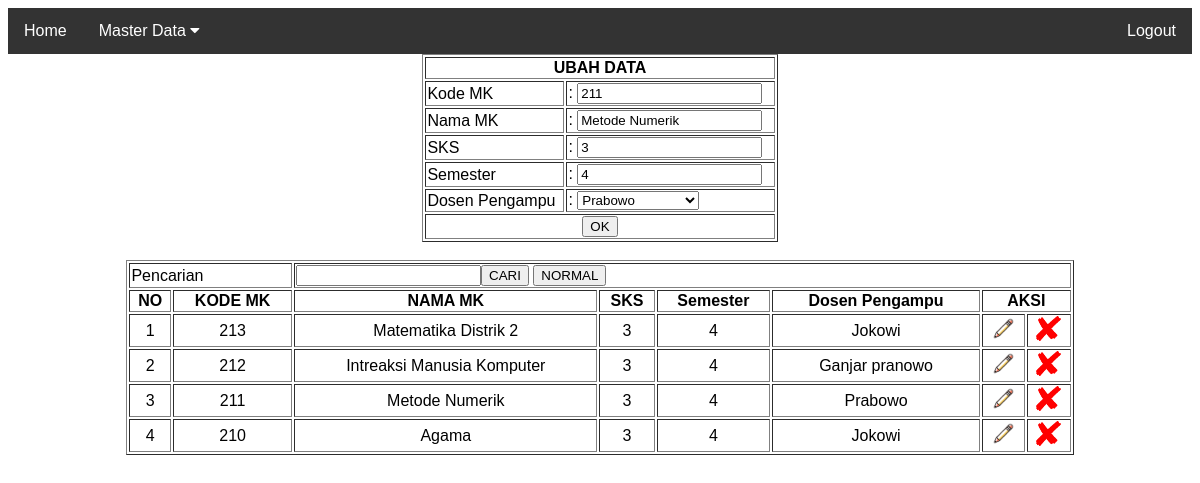
Page /index.php?menu=m_mata_kuliah&id=2 (signed in) on the committed database.
### tables this page shows
CREATE TABLE `m_matakuliah` (
  `id` int(11) NOT NULL,
  `kode_mk` varchar(10) NOT NULL,
  `nama_mk` varchar(100) NOT NULL,
  `sks` int(3) NOT NULL,
  `smt` int(3) NOT NULL,
  `id_dosen` varchar(100) NOT NULL
);

CREATE TABLE `m_dosen` (
  `id` int(11) NOT NULL,
  `id_dosen` varchar(20) NOT NULL,
  `nama_dosen` varchar(100) NOT NULL
);

### matakuliah.php (the view, shortened to what this page needs)
<?php
include "koneksidb.php";
$form_action = "index.php?menu=m_mata_kuliah";
$form_title = "TAMBAH DATA";
$kode_mk = "";
$nama_mk = "";
$sks = "";
$sem = "";
$id_dosen        = "";
$is_update = false;
if (isset($_GET['id'])) {
    $b = mysqli_query($conn, "SELECT * FROM m_matakuliah WHERE id=" . $_GET['id']);
    $c = mysqli_fetch_assoc($b);
    $kode_mk = $c['kode_mk'];
    $nama_mk = $c['nama_mk'];
    $sks = $c['sks'];
    $sem = $c['smt'];
    $id_dosen = $c['id_dosen'];
    $is_update = true;
    $form_action = "index.php?menu=m_mata_kuliah&id=" . $_GET['id'];
    $form_title = "UBAH DATA";
}
$dosen_options = "";
$dosen_query = mysqli_query($conn, "SELECT id_dosen, nama_dosen FROM m_dosen");
while ($dosen = mysqli_fetch_assoc($dosen_query)) {
    $selected = ($dosen['id_dosen'] == $id_dosen) ? "selected" : "";
    $dosen_options .= "<option value='{$dosen['id_dosen']}' $selected>{$dosen['nama_dosen']}</option>";
}
echo "<table border='1' width='30%' align='center'>";
echo "<form method='POST' action='$form_action'>";
echo "<tr><th colspan='2'>$form_title</th></tr>";
echo "<tr><td>Kode MK</td><td>: <input type='text' name='kode_mk' value='$kode_mk' required></td></tr>";
echo "<tr><td>Nama MK</td><td>: <input type='text' name='nama_mk' value='$nama_mk' required></td></tr>";
echo "<tr><td>SKS</td><td>: <input type='number' name='sks' value='$sks' required></td></tr>";
echo "<tr><td>Semester</td><td>: <input type='number' name='smt' value='$sem' required></td></tr>";
echo "<tr><td>Dosen Pengampu</td><td>: <select name='id_dosen' required>$dosen_options</select></td></tr>";
echo "<tr><th colspan='2'><input type='submit' value='OK' name='" . ($is_update ? "tombol_ubah" : "tombol_tambah") . "'></th></tr>";
echo "</form>";
echo "</table>";
$keyword = '';
if (isset($_POST['search'])) {
    $keyword = $_POST['keyword'];
    $keyword = mysqli_real_escape_string($conn, $keyword);
    $query = "SELECT * FROM m_matakuliah
        WHERE kode_mk LIKE '%$keyword%' OR nama_mk LIKE '%$keyword%'
        ORDER BY id DESC";
} else {
    $query = "SELECT * FROM m_matakuliah
        ORDER BY id DESC";
}
$a = mysqli_query($conn, $query);
$no = 0;
echo "<br>";
echo "<table border='1' width='80%' align='center'>";
echo "<form method='POST' action=''>";
echo "<tr ><td colspan=2>Pencarian</td><td colspan=8><input type=text name=keyword value='$keyword'><input type='submit' name='search' value='CARI'> <input type='submit' value='NORMAL'></td></tr>";
echo "<tr ><th> NO </th><th> KODE MK </th><th> NAMA MK </th><th> SKS </th><th> Semester </th><th> Dosen Pengampu </th><th colspan=2>AKSI</th></tr>";
echo "</form>";
while ($b = mysqli_fetch_array($a)) {
    $no = $no + 1;
    $dosen = mysqli_fetch_assoc(mysqli_query($conn, "SELECT nama_dosen FROM m_dosen WHERE id_dosen='{$b['id_dosen']}'"))['nama_dosen'];
    echo "<tr align='center'><td> $no </td> <td> $b[kode_mk] </td> <td> $b[nama_mk] </td> <td>$b[sks]</td><td>$b[smt]</td><td>$dosen</td>";
    echo "<td><a href='index.php?menu=m_mata_kuliah&id=$b[id]'><img src='ubah.png' style='width:25px;height:25px;'></a></td>";
    echo "<td><a href='index.php?menu=m_mata_kuliah&delete_id=$b[id]'><img src='pngwing.com.png' style='width:25px;height:25px;'></a></td></tr>";
}
echo "</table>";
?>

### index.php (style rules this page uses)
body { font-family: Arial, Helvetica, sans-serif; }

### rows in the picture
m_matakuliah: kode_mk "211", nama_mk "Metode Numerik", sks "3", smt "4", id_dosen.nama_dosen "Prabowo"
m_matakuliah: kode_mk "213", nama_mk "Matematika Distrik 2", sks "3", smt "4", id_dosen.nama_dosen "Jokowi"
m_matakuliah: kode_mk "212", nama_mk "Intreaksi Manusia Komputer", sks "3", smt "4", id_dosen.nama_dosen "Ganjar pranowo"
m_matakuliah: kode_mk "210", nama_mk "Agama", sks "3", smt "4", id_dosen.nama_dosen "Jokowi"

### other values in the picture
$form_title "UBAH DATA"
form field id_dosen "Prabowo"
